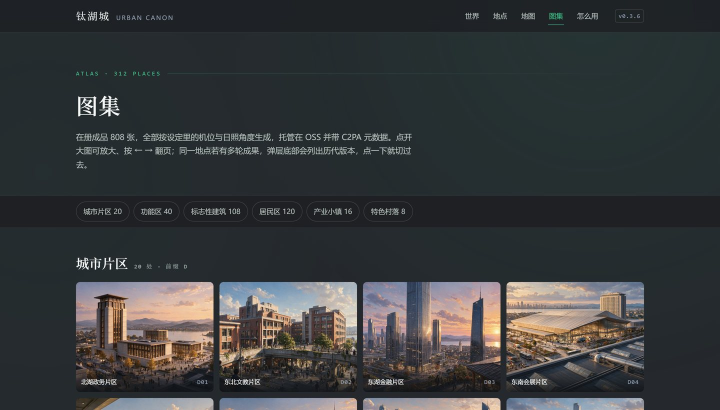
#> input picture 网站/预览/atlas.jpg, 1440 x 820 px (shown at 1/2 size)
$ python -i measure_aigc_badge.py   (imports and definitions only)
#> lines starting #> are read from the running program, lines starting #| are printed output that depends on the picture
# -*- coding: utf-8 -*-
"""全量实测 80 张卡面源图右下角 AIGC 台标的上沿，给 SEAL_BADGE_BAND 一个全量下界依据。

此前 35 px 只是 4/80 OCR 样本的上界（D01 这种两行大标曾被漏读）。本工具改用
源图空间裁右下角 12%×10%、6× 放大、tesseract chi_sim psm 6（chi_sim+eng 混排会把这枚低对比小标读空，实测），
逐张取「AI／生成／TC260／元数据／标识」词框的最小 y 作为台标上沿，再换算到卡面空间
（贴入格由 build_card_faces.window_box 给出，与合成器实际贴法一致）。

读数落 数据/台标带实测.json：逐张 source 上沿、卡面上沿、距实景下沿、是否检出。
未检出的卡不猜高度，只记 detected=False；判据取值另由人工按检出最大值定。
"""
import argparse
import json
import os
import re
import subprocess
import sys
import tempfile

from PIL import Image, ImageOps

HERE = os.path.dirname(os.path.abspath(__file__))
ROOT = os.path.dirname(HERE)
sys.path.insert(0, HERE)
import build_card_faces as bcf

TESS = r"C:\Program Files\Tesseract-OCR\tesseract.EXE"
TOKEN = re.compile(r"AI|生成|TC260|元|数据|标|识", re.I)


def badge_top_source(path):
#> called with path = '../网站/预览/atlas.jpg'
    with Image.open(path) as im:
#> im is the input picture: PIL image 1440x820 RGB; mean R, G, B 56.4, 59.1, 60.5
        im = im.convert("RGB")
        w, h = im.size
#> w = 1440; h = 820
    crop = im.crop((int(w * 0.88), int(h * 0.90), w, h)).convert("L")
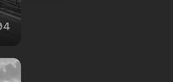
#> crop: PIL image 173x82 L; min 16, max 206, mean 44.1
    crop = crop.resize((crop.width * 6, crop.height * 6), Image.LANCZOS)
#> crop: PIL image 1038x492 L
    with tempfile.TemporaryDirectory() as td:
        png = os.path.join(td, "c.png")
        crop.save(png)
#> (the run stopped early here; a loop or call above may not have finished)

$ run again, on 网站/预览/maps.jpg
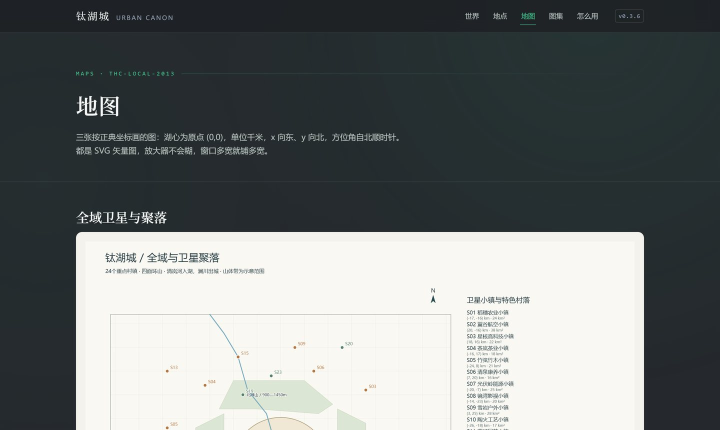
#> input picture 网站/预览/maps.jpg, 1440 x 860 px (shown at 1/2 size)
#> in badge_top_source, im is the input picture: PIL image 1440x860 RGB; mean R, G, B 113, 117.8, 117.4
#> in badge_top_source, `crop = im.crop((int(w * 0.88), int(h * 0.90), w, h)).convert("L")`:
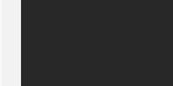
#> crop: PIL image 173x86 L; min 36, max 249, mean 64.6
